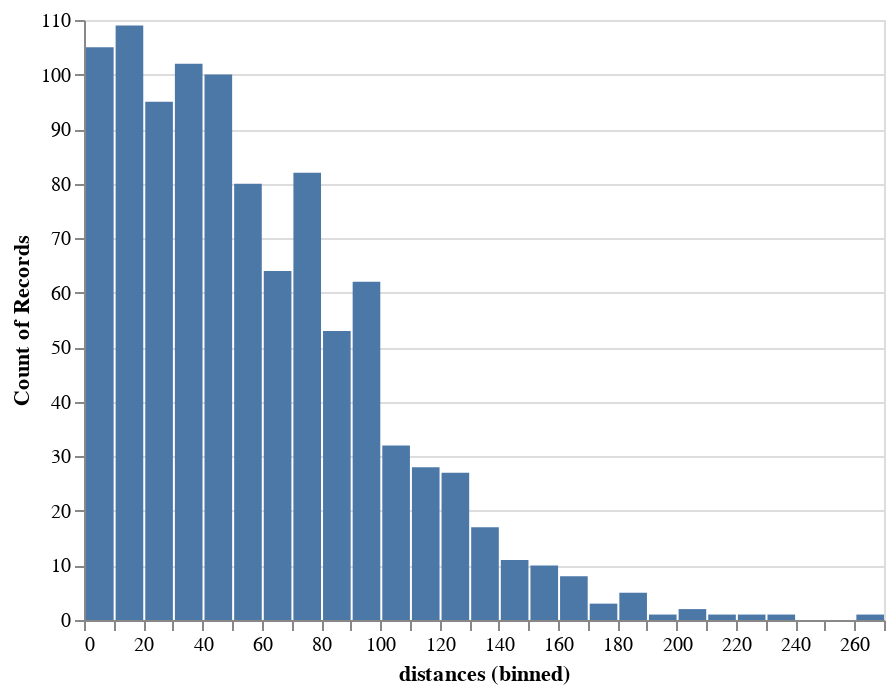

The notebook cell saved with this chart:
### Code cell
# Let's try 1000 times
final_distances = []
number_of_trials = 1000
for i in range(number_of_trials):
    final_distances.append(prepareDataSource1D(5000)['f(t)'].iloc[-1])
alt.Chart(pd.DataFrame({
      'distances': np.abs(final_distances)
    })).mark_bar().encode(
    x=alt.X('distances', bin=alt.Bin(maxbins=30)),
    y='count()',
)

### Figure 1 — Vega-Lite specification as saved in the notebook (floating-point values rounded to 4 significant figures; data arrays with more than 128 entries replaced by an {"elided": "..."} marker saying what was removed)
{"config": {"view": {"continuousWidth": 400, "continuousHeight": 300}}, "data": {"name": "data-c728eb1560aac5c2ca8201ab8bfbe681"}, "mark": "bar", "encoding": {"x": {"type": "quantitative", "bin": {"maxbins": 30}, "field": "distances"}, "y": {"type": "quantitative", "aggregate": "count"}}, "$schema": "https://vega.github.io/schema/vega-lite/v4.8.1.json", "datasets": {"data-c728eb1560aac5c2ca8201ab8bfbe681": {"elided": "1000 records"}}}
